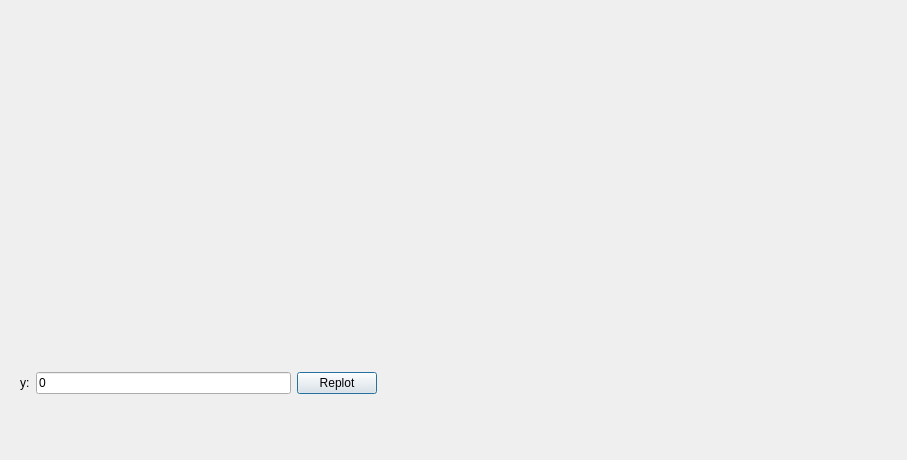
<?xml version="1.0" encoding="UTF-8"?>
<ui version="4.0">
 <class>Graphs</class>
 <widget class="QDialog" name="Graphs">
  <property name="geometry">
   <rect>
    <x>0</x>
    <y>0</y>
    <width>907</width>
    <height>460</height>
   </rect>
  </property>
  <property name="windowTitle">
   <string>View Graph</string>
  </property>
  <property name="windowIcon">
   <iconset resource="icon.qrc">
    <normaloff>:/images/if_magnifying-glass_226571.png</normaloff>:/images/if_magnifying-glass_226571.png</iconset>
  </property>
  <layout class="QVBoxLayout" name="verticalLayout">
   <item>
    <widget class="QWidget" name="widget" native="true">
     <property name="minimumSize">
      <size>
       <width>0</width>
       <height>300</height>
      </size>
     </property>
     <layout class="QHBoxLayout" name="horizontalLayout">
      <item>
       <widget class="QwtPlot" name="macro" native="true"/>
      </item>
      <item>
       <widget class="QwtPlot" name="color" native="true"/>
      </item>
     </layout>
    </widget>
   </item>
   <item>
    <widget class="QWidget" name="widget_2" native="true">
     <layout class="QHBoxLayout" name="horizontalLayout_2">
      <item>
       <widget class="QLabel" name="yValue">
        <property name="text">
         <string>y:</string>
        </property>
       </widget>
      </item>
      <item>
       <widget class="QLineEdit" name="yEdit">
        <property name="text">
         <string>0</string>
        </property>
       </widget>
      </item>
      <item>
       <widget class="QPushButton" name="replotButton">
        <property name="text">
         <string>Replot</string>
        </property>
       </widget>
      </item>
      <item>
       <spacer name="horizontalSpacer_2">
        <property name="orientation">
         <enum>Qt::Horizontal</enum>
        </property>
        <property name="sizeHint" stdset="0">
         <size>
          <width>40</width>
          <height>20</height>
         </size>
        </property>
       </spacer>
      </item>
      <item>
       <spacer name="horizontalSpacer">
        <property name="orientation">
         <enum>Qt::Horizontal</enum>
        </property>
        <property name="sizeHint" stdset="0">
         <size>
          <width>40</width>
          <height>20</height>
         </size>
        </property>
       </spacer>
      </item>
     </layout>
    </widget>
   </item>
  </layout>
 </widget>
 <customwidgets>
  <customwidget>
   <class>QwtPlot</class>
   <extends>QWidget</extends>
   <header>qwt_plot.h</header>
   <container>1</container>
  </customwidget>
 </customwidgets>
 <resources>
  <include location="icon.qrc"/>
 </resources>
 <connections/>
</ui>
